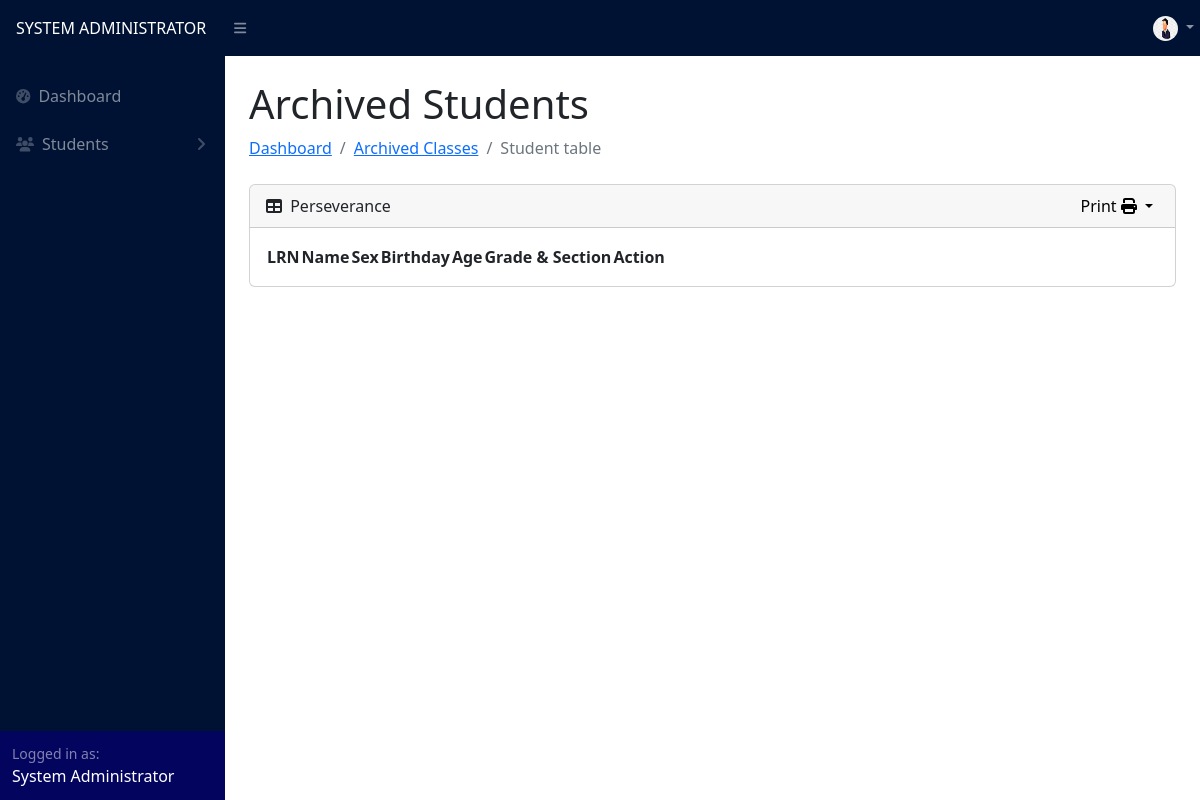
The app's page /adviser/archived_student.php?archived_student_id=2 (signed in), older data.
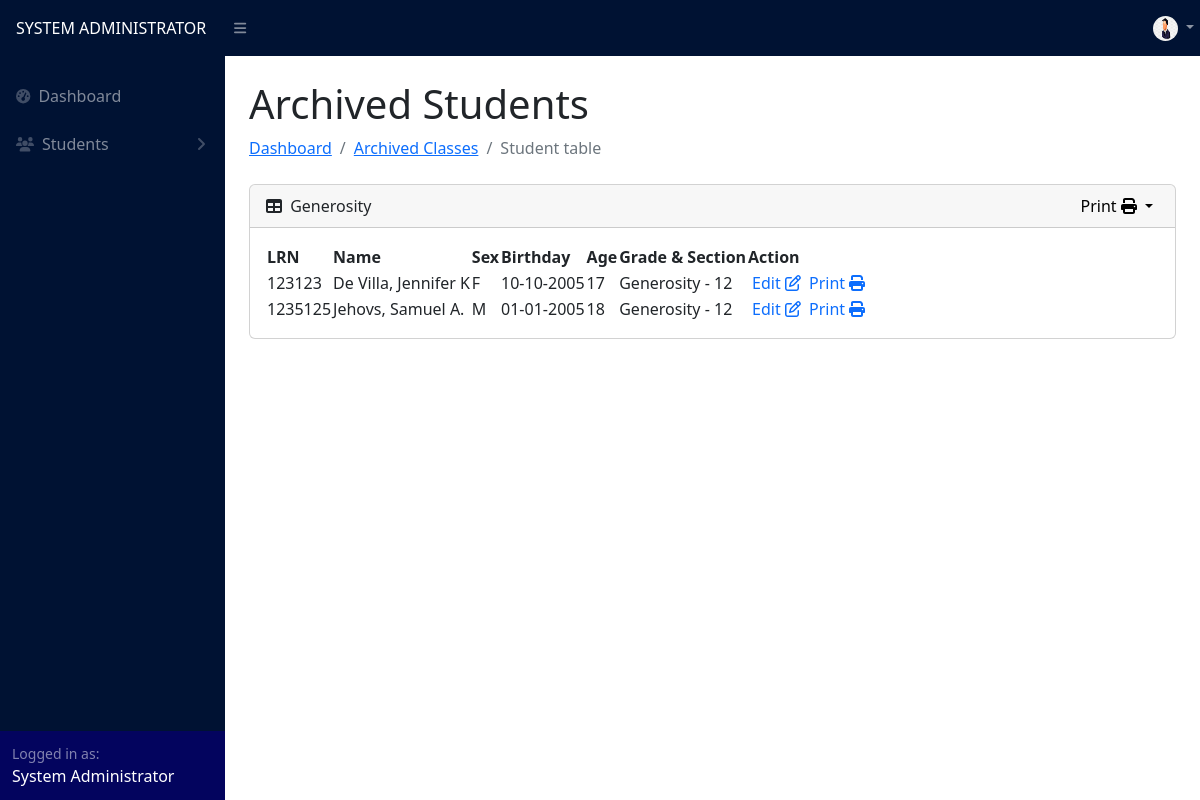
The same page, newer data.
### tables this page shows
CREATE TABLE `user` (
  `id` int(11) NOT NULL,
  `username` varchar(255) NOT NULL,
  `password` varchar(255) NOT NULL,
  `password2` varchar(255) NOT NULL,
  `name` varchar(255) NOT NULL,
  `user_type` varchar(255) NOT NULL,
  `section` varchar(255) NOT NULL,
  `status` varchar(255) NOT NULL,
  `profile_picture` varchar(50) NOT NULL
);

CREATE TABLE `section` (
  `id` int(11) NOT NULL,
  `name` varchar(255) NOT NULL,
  `track` varchar(255) NOT NULL,
  `strand` varchar(255) NOT NULL,
  `grade` int(255) NOT NULL,
  `adviser_id` int(11) NOT NULL,
  `adviser` varchar(255) NOT NULL,
  `school_year_id` int(11) NOT NULL,
  `school_year` varchar(255) NOT NULL,
  `is_archived` tinyint(4) NOT NULL
);

CREATE TABLE `student` (
  `id` int(11) NOT NULL,
  `lrn` int(255) NOT NULL,
  `name` varchar(255) NOT NULL,
  `fname` varchar(255) NOT NULL,
  `mname` varchar(255) NOT NULL,
  `lname` varchar(255) NOT NULL,
  `suffix` varchar(255) NOT NULL,
  `sex` varchar(255) NOT NULL,
  `birth_date` varchar(255) NOT NULL,
  `birth_date2` date NOT NULL,
  `age` int(255) NOT NULL,
  `ra` varchar(255) NOT NULL,
  `house_no` varchar(255) NOT NULL,
  `barangay` varchar(255) NOT NULL,
  `municipality` varchar(255) NOT NULL,
  `province` varchar(255) NOT NULL,
  `barangay_id` int(11) NOT NULL,
  `municipality_id` int(11) NOT NULL,
  `province_id` int(11) NOT NULL,
  `father` varchar(255) NOT NULL,
  `mother` varchar(255) NOT NULL,
  `guardian` varchar(255) NOT NULL,
  `relationship` varchar(255) NOT NULL,
  `contact` varchar(255) NOT NULL,
  `section` varchar(255) NOT NULL,
  `school_year_id` int(11) NOT NULL,
  `school_year` varchar(255) NOT NULL,
  `track` varchar(255) NOT NULL,
  `strand` varchar(255) NOT NULL,
  `grade` int(255) NOT NULL,
  `status` varchar(255) NOT NULL DEFAULT 'complete',
  `lm` varchar(255) NOT NULL,
  `indicator` varchar(255) NOT NULL,
  `ri` varchar(255) NOT NULL,
  `rid` varchar(255) NOT NULL,
  `weight` float NOT NULL,
  `height` float NOT NULL,
  `height2` float NOT NULL,
  `bmi` float NOT NULL,
  `bmi_category` varchar(255) NOT NULL,
  `hfa_category` varchar(255) NOT NULL,
  `sf8_remarks` varchar(255) NOT NULL,
  `is_archived` tinyint(4) NOT NULL,
  `enrollment` varchar(255) NOT NULL
);

### adviser/archived_student.php (the view, shortened to what this page needs)
<?php
include("../config.php");
$id = $_GET['archived_student_id'];
$studentSection = "SELECT * FROM `section` WHERE id = '$id'";
$studentSectionResult = $conn->query($studentSection);
$studentSectionRow = $studentSectionResult->fetch_assoc();
$school_year_id = $studentSectionRow['school_year_id'];
$sectionName = $studentSectionRow['name'];
?>
<!DOCTYPE html>
<html lang="en">
<head>
    <link href="https://cdn.jsdelivr.net/npm/simple-datatables@7.1.2/dist/style.min.css" rel="stylesheet" />
    <link href="../css/styles.css" rel="stylesheet" />
</head>
<body class="sb-nav-fixed">
    <?php include("navigation.php") ?>
    <div id="layoutSidenav_content">
        <main>
            <div class="container-fluid px-4">
                <div class="d-flex justify-content-between align-items-center mt-0">
                    <div>
                        <h1 class="mt-4">Archived Students</h1>
                        <ol class="breadcrumb mb-4">
                            <li class="breadcrumb-item"><a href="dashboard.php">Dashboard</a></li>
                            <li class="breadcrumb-item"><a href="archived_classes.php">Archived Classes</a></li>
                            <li class="breadcrumb-item active">Student table</li>
                        </ol>
                    </div>
                </div>
                <div class="card mb-4">
                    <div class="card-header d-flex justify-content-between align-items-center">
                        <div>
                            <i class="fas fa-table me-1"></i>
                            <?php echo $sectionName ?>
                        </div>
                        <button href="#" class="dropdown-toggle" type="button" data-bs-toggle="dropdown" style="border: none; background: transparent;" target="_blank">
                            Print
                            <i class="fa-solid fa-print"></i>
                        </button>
                    </div>
                    <div class="card-body">
                        <table id="datatablesSimple">
                            <thead>
                                <tr>
                                    <th>LRN</th>
                                    <th>Name</th>
                                    <th>Sex</th>
                                    <th>Birthday</th>
                                    <th>Age</th>
                                    <th>Grade & Section</th>
                                    <th>Action</th>
                                </tr>
                            </thead>
                            <tbody>
                                <?php
                                $student = "SELECT * FROM `student` WHERE `section` = '$sectionName' AND is_archived = 1 AND school_year_id = '$school_year_id' ORDER BY `name` ASC";
                                $studentResult = $conn->query($student);
                                while ($studentRow = $studentResult->fetch_assoc()) :
                                ?>
                                    <tr>
                                        <td><?php echo $studentRow["lrn"] ?></td>
                                        <td><?php echo $studentRow["name"] ?></td>
                                        <td><?php echo $studentRow["sex"] ?></td>
                                        <td><?php echo $studentRow["birth_date"] ?></td>
                                        <td><?php echo $studentRow["age"] ?></td>
                                        <td><?php echo $studentRow["section"] . " - " . $studentRow["grade"] ?></td>
                                        <td>
                                            <a href="#" data-bs-toggle="dropdown" style="border: none; background: transparent; text-decoration: none;" class="mx-1">
                                                Edit
                                                <i class="fa-regular fa-pen-to-square"></i>
                                            </a>
                                            <a href="#" data-bs-toggle="dropdown" style="border: none; background: transparent; text-decoration: none;">
                                                Print
                                                <i class="fa-solid fa-print"></i>
                                            </a>
                                        </td>
                                    </tr>
                                <?php
                                endwhile;
                                ?>
                            </tbody>
                        </table>
                    </div>
                </div>
            </div>
        </main>
    </div>
    </div>
</body>
</html>

### adviser/navigation.php (shortened to what this page needs)
<nav class="sb-topnav navbar navbar-expand navbar-dark" style="background-color: #001233;">
    <a class=" navbar-brand ps-3 text-uppercase fs-6" href="dashboard.php">
        <?php
        if ($_SESSION['user_type'] == 'Adviser') {
            echo "ClASS ADVISER";
        } else {
            echo $_SESSION['user_type'];
        }
        ?>
    </a>
    <button class="btn btn-link btn-sm order-1 order-lg-0 me-4 me-lg-0" id="sidebarToggle" href="#!"><i class="fas fa-bars"></i></button>
    <div class="ms-auto me-0" style="width: 55px;">
        <ul class="navbar-nav ms-auto ms-md-0 me-3 me-lg-4">
            <li class="nav-item dropdown">
                <a class="nav-link dropdown-toggle" id="navbarDropdown" href="#" role="button" data-bs-toggle="dropdown" aria-expanded="false">
                    <?php
                    $profile_id = $_SESSION['id'];
                    $profilePic = "SELECT `profile_picture` FROM `user` WHERE id = '$profile_id'";
                    $profilePicResult = $conn->query($profilePic);
                    $profilePicRow = $profilePicResult->fetch_assoc();
                    $profilePicImage = $profilePicRow['profile_picture'];
                    if ($profilePicRow['profile_picture'] != '') { ?>
                        <img src="../profile_pic/<?php echo $profilePicImage ?>" style="border-radius: 100px; margin-right: 0;" width="25px" height="25px">
                    <?php } else { ?>
                        <img src="../profile_pic/default_profile.jpg" style="border-radius: 100px; margin-right: 0;" width="25px" height="25px">
                    <?php }
                    ?>
                </a>
            </li>
        </ul>
    </div>
</nav>
<div id="layoutSidenav">
    <div id="layoutSidenav_nav">
        <nav class="sb-sidenav accordion sb-sidenav-dark" id="sidenavAccordion" style="background-color: #001233;">
            <div class=" sb-sidenav-menu">
                <div class="nav mt-3">
                    <a class="nav-link" href="dashboard.php">
                        <div class="sb-nav-link-icon"><i class="fas fa-tachometer-alt"></i></div>
                        Dashboard
                    </a>
                    <a class="nav-link collapsed" href="#" data-bs-toggle="collapse" data-bs-target="#collapsePages" aria-expanded="false" aria-controls="collapsePages">
                        <div class="sb-nav-link-icon"><i class="fa-solid fa-users"></i></div>
                        Students
                        <div class="sb-sidenav-collapse-arrow"><i class="fas fa-angle-down"></i></div>
                    </a>
                </div>
            </div>
            <div class="sb-sidenav-footer" style="background: #03045e;">
                <div class="small">Logged in as:</div>
                <span class="text-capitalize text-white"><?php echo $_SESSION['name'] ?></span>
            </div>
        </nav>
    </div>

Row changes from the older to the newer data that the page shows:
changed section: name "Perseverance" → "Generosity"
added student: lrn "123123", name "De Villa, Jennifer K", sex "F", birth_date "10-10-2005", age "17", section "Generosity", grade "12"
added student: lrn "1235125", name "Jehovs, Samuel A.", sex "M", birth_date "01-01-2005", age "18", section "Generosity", grade "12"
